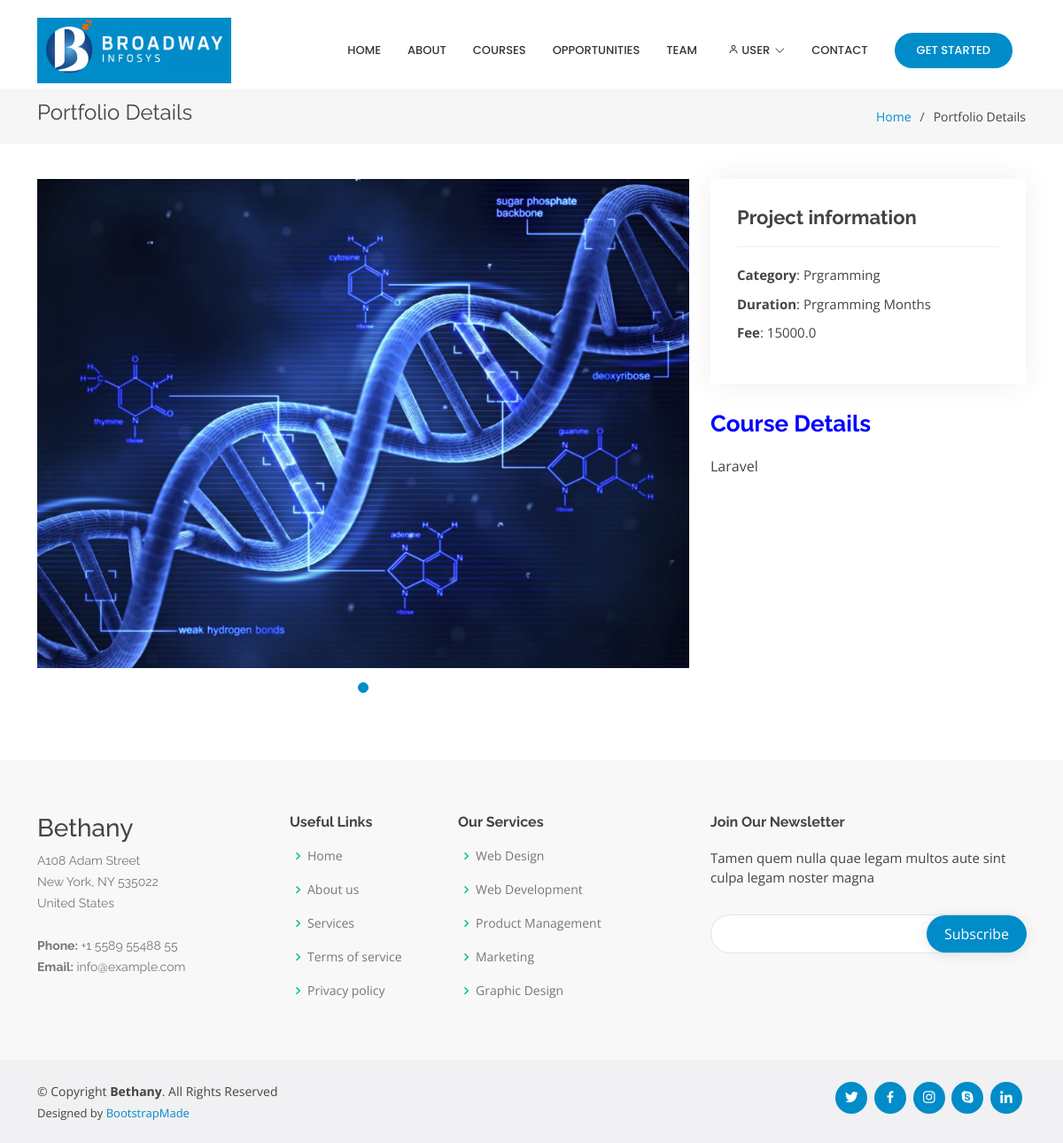
/courses/single/3, run on an earlier commit of the app's database.
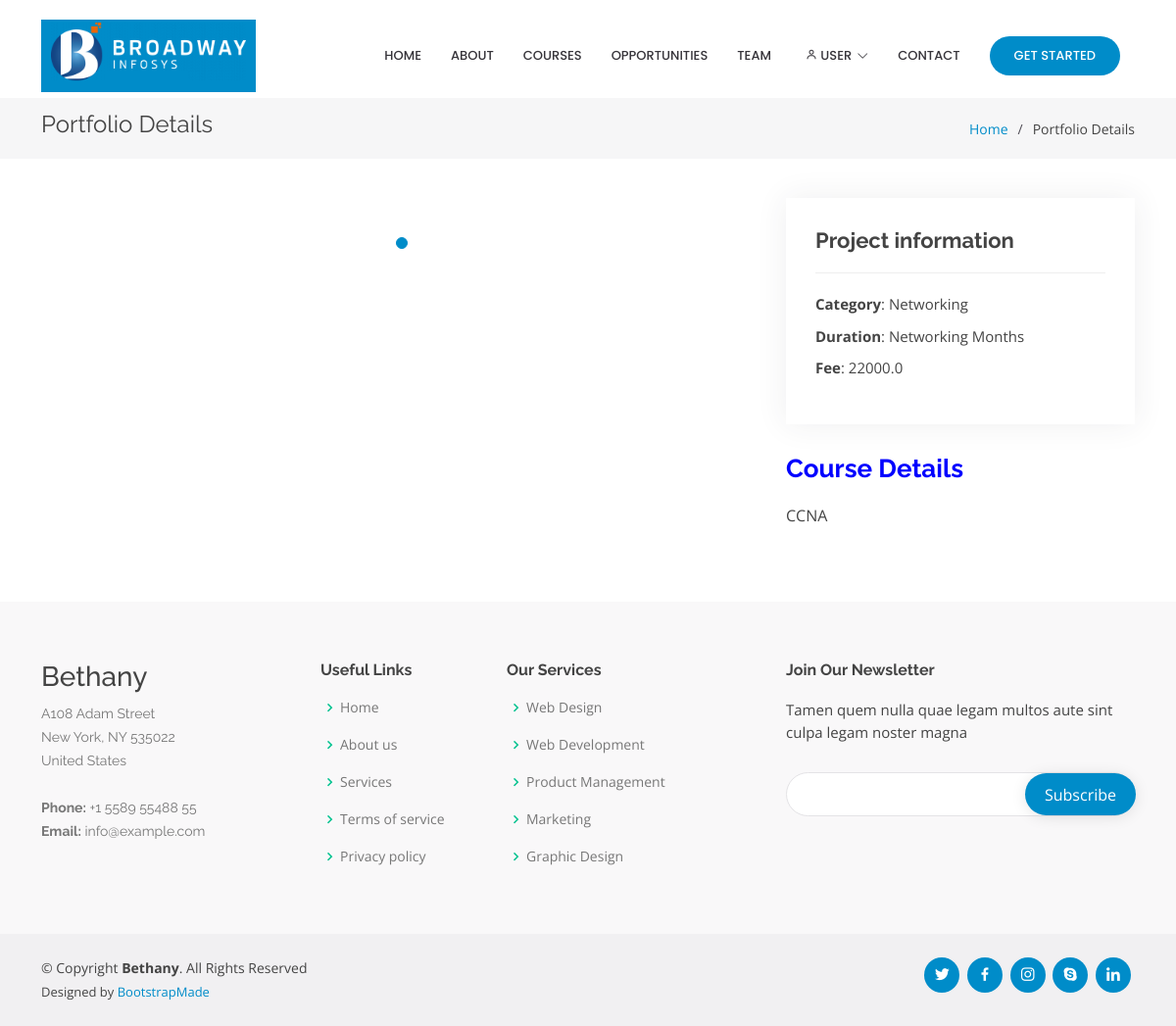
And on a later commit of the database.
### courses/models.py (models this page shows, shortened)
class Course(models.Model):
    name = models.CharField(max_length=255)
    type = models.ForeignKey(Type, on_delete=models.CASCADE, null=True, blank=True)
    duration = models.IntegerField()
    details = models.TextField()
    fee = models.FloatField()
    image = models.ImageField(upload_to='courses', null=True, blank=True)

class Type(models.Model):
    title = models.CharField(max_length=100)
    content = models.CharField(max_length=256)
    is_active = models.BooleanField(default=True)
    def __str__(self):
        return self.title

### courses/views.py (the view)
# urls.py: path('single/<id>', views.show_single_course, name='single_course'),
def show_single_course(request, id):
    course = Course.objects.get(id=id)
    return render(request, 'single_course.html', {'course': course, 'MEDIA_URL': MEDIA_URL})

### templates/single_course.html
{% extends 'base.html' %}
{% load static %}
{% block content %}
    <main id="main">
        <section id="breadcrumbs" class="breadcrumbs">
            <div class="container">
                <div class="d-flex justify-content-between align-items-center">
                    <h2>Portfolio Details</h2>
                    <ol>
                        <li><a href="index.html">Home</a></li>
                        <li>Portfolio Details</li>
                    </ol>
                </div>
            </div>
        </section>
        <section id="portfolio-details" class="portfolio-details">
            <div class="container">
                <div class="row gy-4">
                    <div class="col-lg-8">
                        <div class="portfolio-details-slider swiper-container">
                            <div class="swiper-wrapper align-items-center">
                                <div class="swiper-slide">
                                    <img src="{{ MEDIA_URL }}{{ course.image }}" alt="">
                                </div>
                            </div>
                            <div class="swiper-pagination"></div>
                        </div>
                    </div>
                    <div class="col-lg-4">
                        <div class="portfolio-info">
                            <h3>Project information</h3>
                            <ul>
                                <li><strong>Category</strong>: {{ course.type }}</li>
                                <li><strong>Duration</strong>: {{ course.type }} Months</li>
                                <li><strong>Fee</strong>: {{ course.fee }}</li>
                            </ul>
                        </div>
                        <div class="portfolio-description">
                            <h2>Course Details</h2>
                            <p>
                                {{ course.details|slice:"0:15" }}
                            </p>
                        </div>
                    </div>
                </div>
            </div>
        </section>
    </main>
{% endblock %}

What changed in the data, as far as the page shows it:
changed Course: type "Prgramming" → "Networking"; fee "15000.0" → "22000.0"; details "Laravel" → "CCNA"; image: picture removed
